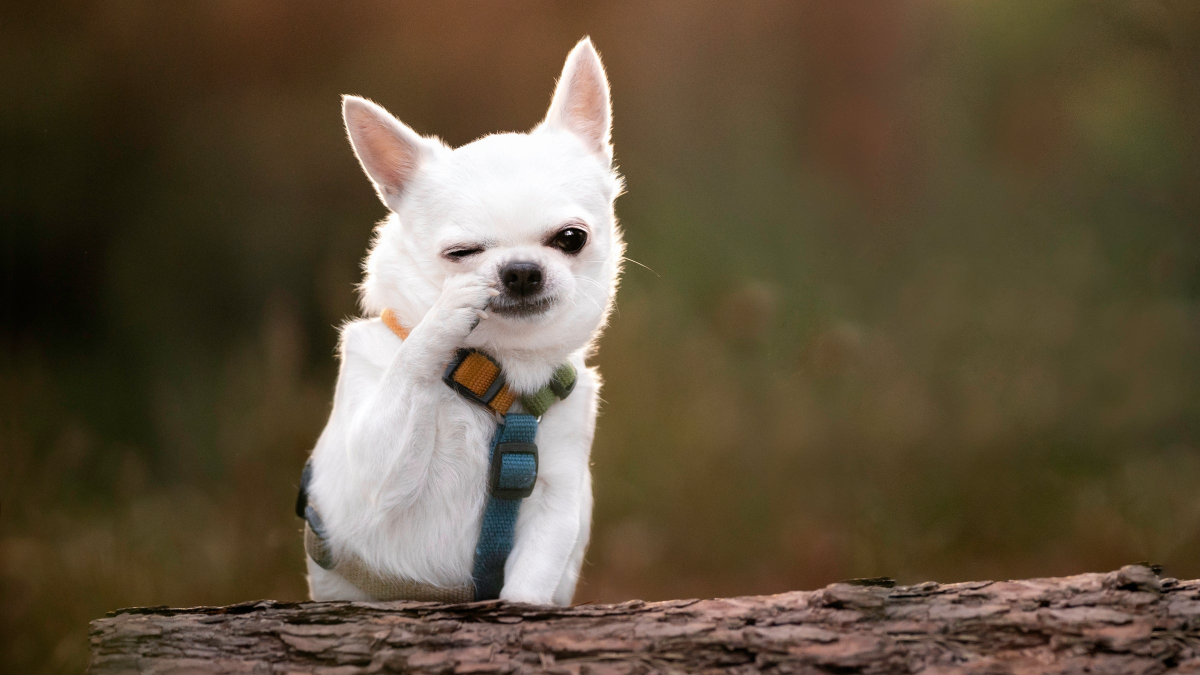
#> input picture 1_Image_processing/img/dog.jpg, 2400 x 1350 px (shown at 1/2 size)
$ python 4.resizing.py
#> lines starting #> are read from the running program, lines starting #| are printed output that depends on the picture
import cv2 as cv
import matplotlib.pyplot as plt
image_path='img/dog.jpg'
img=cv.imread(image_path)
#> img is the input picture: shape (1350, 2400, 3); mean B, G, R 61.5, 82.2, 96.4
img_rgb=cv.cvtColor(img,cv.COLOR_BGR2RGB)
# SHRINKING
small=cv.resize(img_rgb,(img_rgb.shape[1]//2,img_rgb.shape[0]//2),interpolation=cv.INTER_AREA)
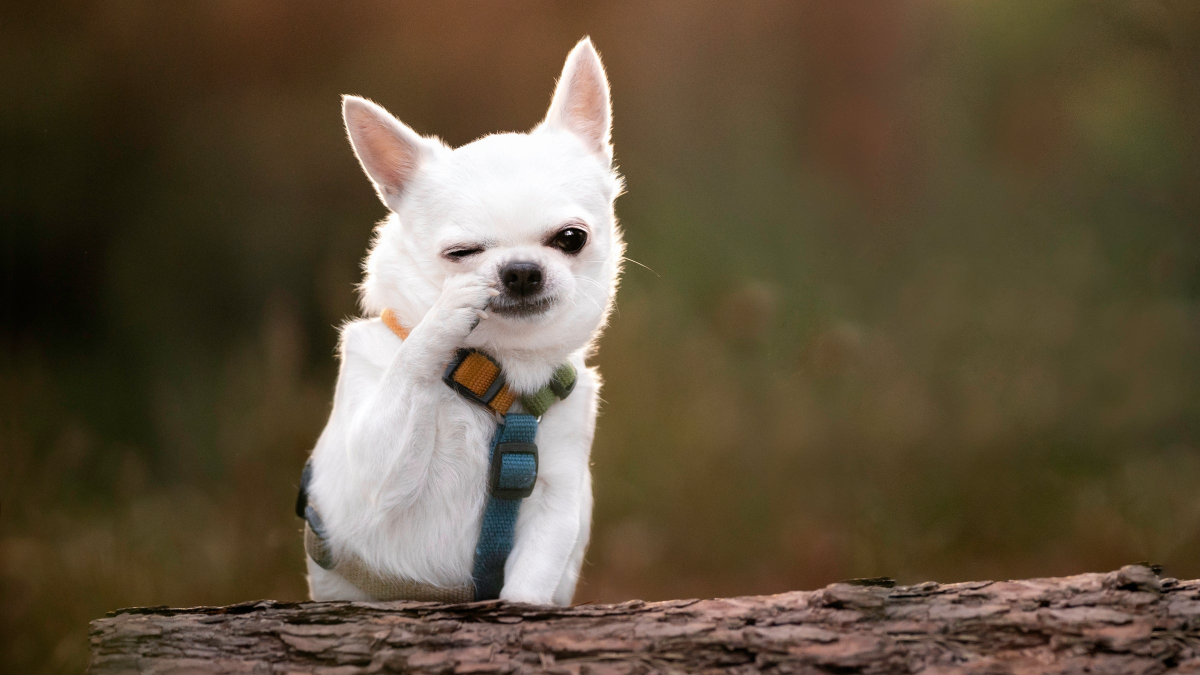
#> small: shape (675, 1200, 3); mean R, G, B 96.5, 82.3, 61.6
# ENLARGING
large=cv.resize(img_rgb,(img_rgb.shape[1]*2,img_rgb.shape[0]*2),interpolation=cv.INTER_CUBIC)

plt.subplot(1,3,1);plt.imshow(img_rgb);plt.title("Original")

plt.subplot(1,3,2);plt.imshow(small);plt.title("Shrinked")

plt.subplot(1,3,3);plt.imshow(large);plt.title("Enlarged")

plt.show()
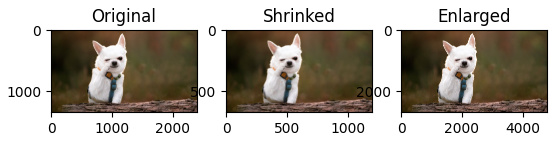
#> figure drawn by matplotlib, 3 panels
